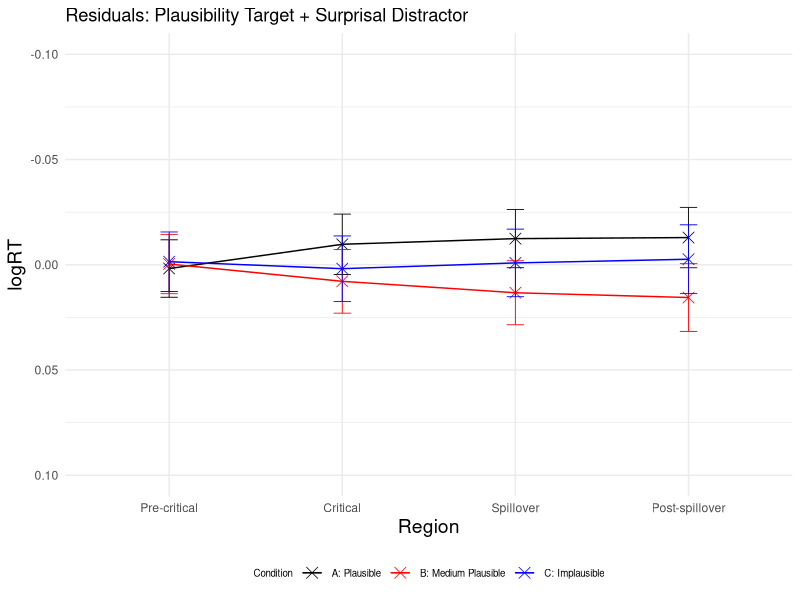
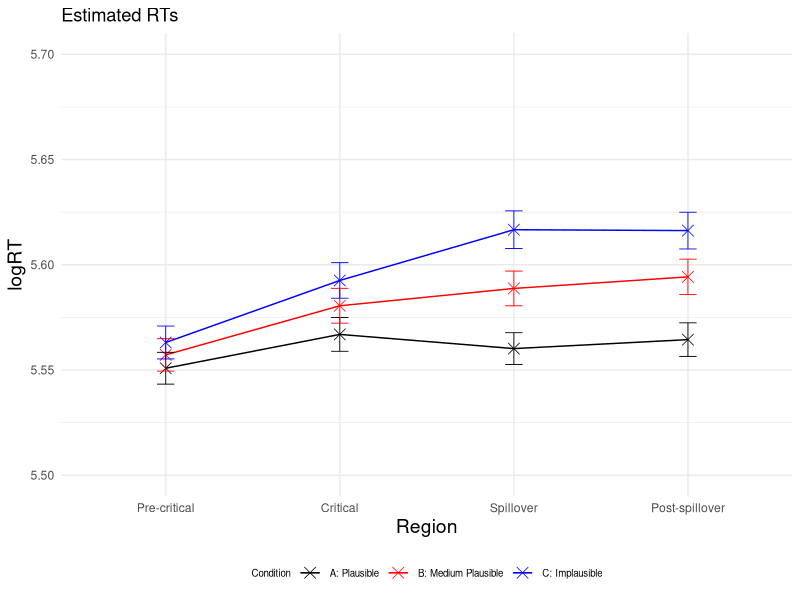
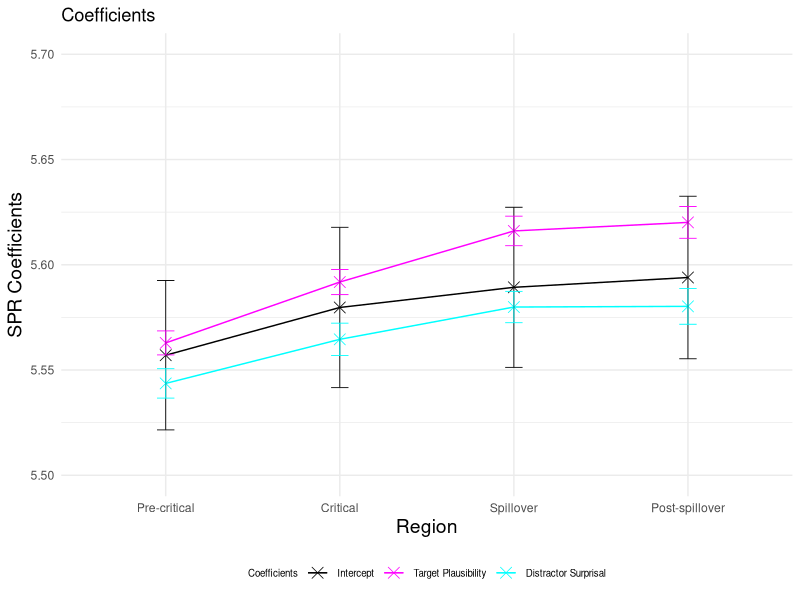
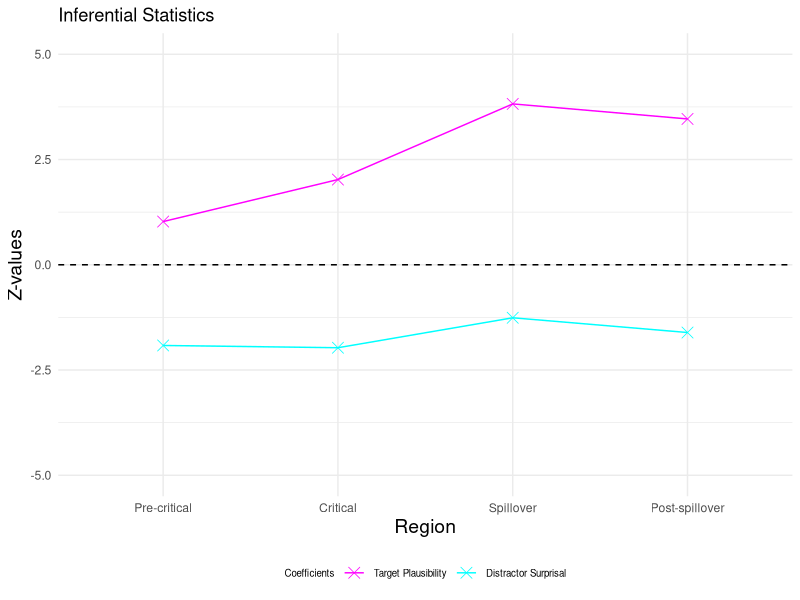
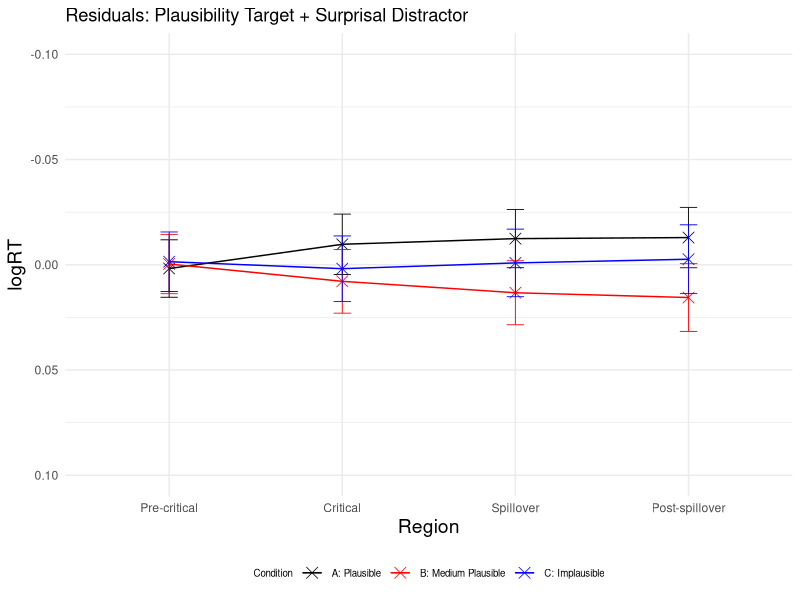
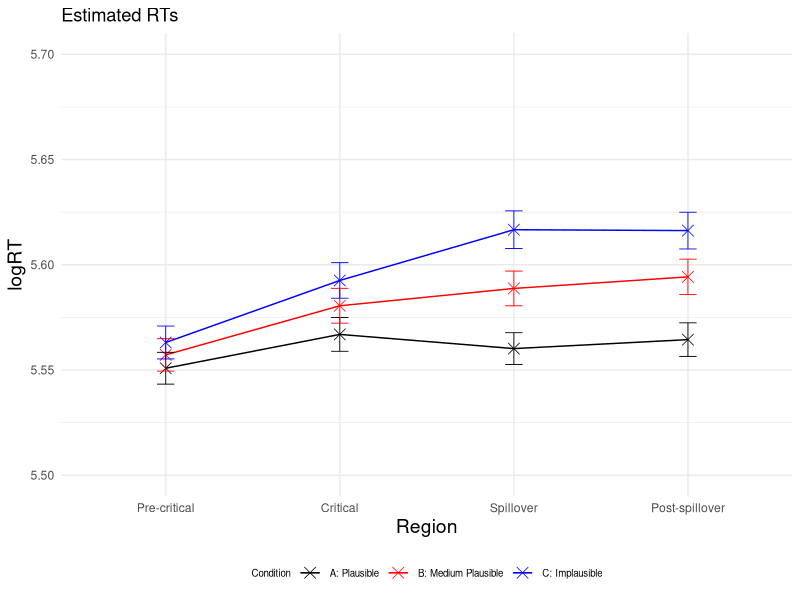
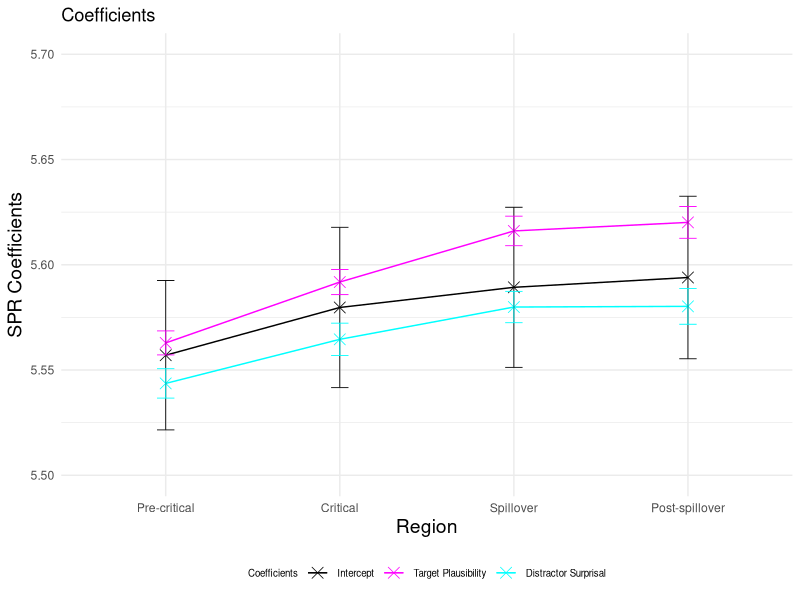
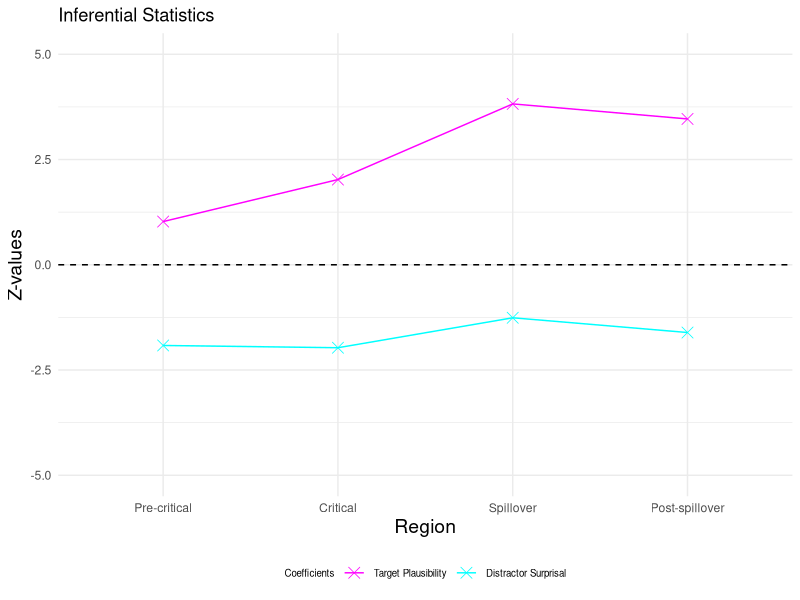

Source code (R) for these figures, in order:
### LMER ###
# load lme4 package
library(lme4)
library(lmerTest)
library(dplyr)
library(ggplot2)

setwd("~/Downloads/Master_Thesis/3_SPR_Study/Results_SPR_Plaus_avg/")
GP6 <- read.csv("GP6SPR_processed.csv")

residuals <- data.frame(
  Region = character(0),
  Condition = character(0),
  Residual = numeric(0),
  SE_Residual = numeric(0)
)

logRT_estimated <- data.frame(
  Region = character(0),
  Condition = character(0),
  Estimated_logRT = numeric(0),
  SE_Estimated = numeric(0)
)

p_values <- data.frame(
  Region = character(0),
  p_value_plausibility_target = numeric(0),
  p_value_surprisal_distractor = numeric(0)
)

SPR_coefficients <- data.frame(
  Region = character(0),
  Estimate = character(0),
  Estimate_value = numeric(0),
  Estimate_error = numeric(0),
  Z_value = numeric(0)
)


regions <- c("Pre-critical", "Critical", "Spillover", "Post-spillover") 
conditions <- c("A", "B", "C") 

for (region in regions) 
{
  # Precritical region
  region_subset <- subset(GP6, Region == region)
  
  # standardise predictors
  region_subset$scaled_Plaus_per_region <- scale(region_subset$SPR_Plaus_avg)
  region_subset$scaled_Surprisaldist_per_region <- scale(region_subset$Surprisal_distractor)
  # invert predictor plausibility
  region_subset$inverted_scaled_Plaus_per_region <- (region_subset$scaled_Plaus_per_region) * (-1)
  #log transform reading times
  region_subset$logRT_per_region <- log(region_subset$ReadingTime)
  
  
  # define and run the linear mixed-effects regression model for the precritical region 
  model_per_region <- lmerTest::lmer(logRT_per_region ~ inverted_scaled_Plaus_per_region + scaled_Surprisaldist_per_region + 
                                       (1 + inverted_scaled_Plaus_per_region + scaled_Surprisaldist_per_region | Subject) + 
                                       (1 + inverted_scaled_Plaus_per_region + scaled_Surprisaldist_per_region | Item), data = region_subset)
  
  # print the summary of the model
  summary_per_region <- summary(model_per_region)
  print(summary_per_region)
  
  # calculate p-values
  p_values_per_region <- summary_per_region$coefficients[, "Pr(>|t|)"]
  new_row_p_value <- data.frame(Region = region, 
                                p_value_plausibility_target = p_values_per_region[2], 
                                p_value_surprisal_distractor = p_values_per_region[3])
  p_values <- rbind(p_values, new_row_p_value)
  
  # extract intercept and coefficients added to intercept
  coefficients_per_region <- summary_per_region$coefficients
  intercept <- coefficients_per_region["(Intercept)", 1]
  plaus_target_coeff <- coefficients_per_region["(Intercept)", 1] + coefficients_per_region["inverted_scaled_Plaus_per_region", 1]
  surprisal_distractor_coeff <- coefficients_per_region["(Intercept)", 1] + coefficients_per_region["scaled_Surprisaldist_per_region", 1]
  
  # add error bars for coefficients and intercept
  new_row_coefficient <- data.frame(Region = region, 
                                    Estimate = "Intercept", 
                                    Estimate_value = intercept, 
                                    Estimate_error = coefficients_per_region["(Intercept)", 2],
                                    Z_value = 0)
  SPR_coefficients <- rbind(SPR_coefficients, new_row_coefficient)
  
  new_row_coefficient <- data.frame(Region = region,
                                    Estimate = "Plausability",
                                    Estimate_value = plaus_target_coeff,
                                    Estimate_error = coefficients_per_region["inverted_scaled_Plaus_per_region", 2],
                                    Z_value = coefficients_per_region["inverted_scaled_Plaus_per_region", 1] / coefficients_per_region["inverted_scaled_Plaus_per_region", 2])
  SPR_coefficients <- rbind(SPR_coefficients, new_row_coefficient)
  
  new_row_coefficient <- data.frame(Region = region,
                                    Estimate = "Surprisal", 
                                    Estimate_value = surprisal_distractor_coeff, 
                                    Estimate_error = coefficients_per_region["scaled_Surprisaldist_per_region", 2],
                                    Z_value = coefficients_per_region["scaled_Surprisaldist_per_region", 1] / coefficients_per_region["scaled_Surprisaldist_per_region", 2])
  SPR_coefficients <- rbind(SPR_coefficients, new_row_coefficient)
  
  for (condition in conditions)
  {
    #####predict condition A, precritical#####
    region_per_condition <- subset(region_subset, Condition == condition)
    region_per_condition$region_per_condition_Predicted <- predict(model_per_region, newdata = region_per_condition,  type = "response")
    
    # calculate residuals
    Residual_region_per_condition <- mean(region_per_condition$logRT_per_region) - mean(region_per_condition$region_per_condition_Predicted)
    Residual_region_per_condition
    # observed RT for condition A precritical
    region_per_condition_logRT_observed <- mean(region_per_condition$logRT_per_region)
    # if (condition == "C") 
    #  {
    #  print(region_per_condition_logRT_observed)
    # }
    # estimated RT for condition A precritical
    region_per_condition_logRT_estimated <- mean(region_per_condition$region_per_condition_Predicted)
    region_per_condition_logRT_estimated
    
    # calculate standard error for residuals
    SE_residuals_region_per_condition <- sqrt(sd(region_per_condition$logRT_per_region, na.rm = TRUE)^2/length(region_per_condition$logRT_per_region) + sd(region_per_condition$region_per_condition_Predicted, na.rm = TRUE)^2/length(region_per_condition$region_per_condition_Predicted))
    
    new_row_residuals <- data.frame(Region = region, Condition = condition, Residual = Residual_region_per_condition, SE_Residual = SE_residuals_region_per_condition)
    residuals <- rbind(residuals, new_row_residuals)
    
    # calculate standard error for logRT estimated
    ##
    SE_estimated_region_per_condition <- sd(region_per_condition$region_per_condition_Predicted, na.rm = TRUE) / sqrt(length(region_per_condition$region_per_condition_Predicted)) 
    
    new_row_logRT_estimated <- data.frame(Region = region, Condition = condition, Estimated_logRT = region_per_condition_logRT_estimated, SE_Estimated = SE_estimated_region_per_condition)
    logRT_estimated <- rbind(logRT_estimated, new_row_logRT_estimated)
  }
}

# plot residuals
# Create a line plot 
p <- ggplot(residuals, aes(x = factor(Region, levels = c("Pre-critical", "Critical", "Spillover", "Post-spillover")), 
                           y = Residual, color = Condition, group = Condition)) + geom_point(shape = 4, size = 3.5, stroke = 0.4) + geom_line(linewidth=0.5) + ylim (0.10, -0.10)
p <- p + theme_minimal() + geom_errorbar(aes(ymin=Residual-SE_Residual, ymax=Residual+SE_Residual), width=.1, size=0.3) 
p <- p + scale_color_manual(name="Condition", labels=c("A: Plausible", "B: Medium Plausible", "C: Implausible"), values=c("#000000", "#FF0000", "#0000FF"))
p <- p + labs(x="Region", y="logRT", title = "Residuals: Plausibility Target + Surprisal Distractor") 
p <- p + theme(legend.position="bottom", legend.text=element_text(size=7), legend.title=element_text(size=7), axis.title.x = element_text(size = 14), axis.title.y = element_text(size = 14)) 
p 

ggsave("Residuals_Plot.pdf", p, width=4, height=4)


# plot estimated logRTs
# Create a line plot 
p <- ggplot(logRT_estimated, aes(x = factor(Region, levels = c("Pre-critical", "Critical", "Spillover", "Post-spillover")), 
                                 y = Estimated_logRT, color = Condition, group = Condition)) + geom_point(shape = 4, size = 3.5, stroke = 0.4) + geom_line(linewidth=0.5) + ylim (5.5, 5.7)
p <- p + theme_minimal() + geom_errorbar(aes(ymin=Estimated_logRT-SE_Estimated, ymax=Estimated_logRT+SE_Estimated), width=.1, size=0.3) 
p <- p + scale_color_manual(name="Condition", labels=c("A: Plausible", "B: Medium Plausible", "C: Implausible"), values=c("#000000", "#FF0000", "#0000FF"))
p <- p + labs(x="Region", y="logRT", title = "Estimated RTs") 
p <- p + theme(legend.position="bottom", legend.text=element_text(size=7), legend.title=element_text(size=7), axis.title.x = element_text(size = 14), axis.title.y = element_text(size = 14)) 
p 
ggsave("Estimated_RTs_Plot.pdf", p, width=4, height=4)

# plot intercept and coefficients added to intercept
p <- ggplot(SPR_coefficients, aes(x = factor(Region, levels = c("Pre-critical", "Critical", "Spillover", "Post-spillover")), 
                                  y = Estimate_value, color = Estimate, group = Estimate)) + geom_point(shape = 4, size = 3.5, stroke = 0.4) + geom_line(linewidth=0.5) + ylim (5.5, 5.7)
p <- p + theme_minimal() + geom_errorbar(aes(ymin=Estimate_value-Estimate_error, ymax=Estimate_value+Estimate_error), width=.1, size=0.3) 
p <- p + scale_color_manual(name="Coefficients", labels=c("Intercept", "Target Plausibility", "Distractor Surprisal"), values=c("#000000", "#FF00FF", "#00FFFF"))
p <- p + labs(x="Region", y="SPR Coefficients", title = "Coefficients") 
p <- p + theme(legend.position="bottom", legend.text=element_text(size=7), legend.title=element_text(size=7), axis.title.x = element_text(size = 14), axis.title.y = element_text(size = 14)) 
p 
ggsave("Intercept_Coefficients_Plot.pdf", p, width=4, height=4)


# plot effect sizes (z-vaues)
Effect_sizes <- subset(SPR_coefficients, Estimate != 'Intercept')

p <- ggplot(Effect_sizes, aes(x = factor(Region, levels = c("Pre-critical", "Critical", "Spillover", "Post-spillover")), 
                              y = Z_value, color = Estimate, group = Estimate)) + geom_point(shape = 4, size = 3.5, stroke = 0.4) + geom_line(linewidth=0.5) + ylim (-5, 5)
p <- p + geom_hline(yintercept=0, linetype=2)
p <- p + theme_minimal()
p <- p + scale_color_manual(name="Coefficients", labels=c( "Target Plausibility", "Distractor Surprisal"), values=c("#FF00FF", "#00FFFF"))
p <- p + labs(x="Region", y="Z-values", title = "Inferential Statistics") 
p <- p + theme(legend.position="bottom", legend.text=element_text(size=7), legend.title=element_text(size=7), axis.title.x = element_text(size = 14), axis.title.y = element_text(size = 14)) 
p 
ggsave("Z_values_Plot.pdf", p, width=4, height=4)
